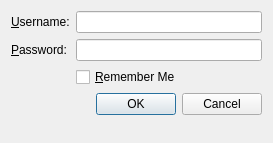
<?xml version="1.0" encoding="UTF-8"?>
<ui version="4.0">
 <class>DialogClass</class>
 <widget class="QDialog" name="DialogClass">
  <property name="geometry">
   <rect>
    <x>0</x>
    <y>0</y>
    <width>273</width>
    <height>143</height>
   </rect>
  </property>
  <property name="windowTitle">
   <string>LAWNMower</string>
  </property>
  <property name="windowIcon">
   <iconset resource="systray.qrc">
    <normaloff>:/images/pending.png</normaloff>:/images/pending.png</iconset>
  </property>
  <layout class="QFormLayout" name="formLayout">
   <item row="0" column="0">
    <widget class="QLabel" name="uLabel">
     <property name="text">
      <string>&amp;Username:</string>
     </property>
     <property name="buddy">
      <cstring>username</cstring>
     </property>
    </widget>
   </item>
   <item row="0" column="1">
    <widget class="QLineEdit" name="username"/>
   </item>
   <item row="1" column="0">
    <widget class="QLabel" name="pLabel">
     <property name="text">
      <string>&amp;Password:</string>
     </property>
     <property name="buddy">
      <cstring>password</cstring>
     </property>
    </widget>
   </item>
   <item row="1" column="1">
    <widget class="QLineEdit" name="password">
     <property name="echoMode">
      <enum>QLineEdit::Password</enum>
     </property>
    </widget>
   </item>
   <item row="2" column="0">
    <spacer name="horizontalSpacer">
     <property name="orientation">
      <enum>Qt::Horizontal</enum>
     </property>
     <property name="sizeHint" stdset="0">
      <size>
       <width>40</width>
       <height>20</height>
      </size>
     </property>
    </spacer>
   </item>
   <item row="2" column="1">
    <widget class="QCheckBox" name="rememberMe">
     <property name="text">
      <string>&amp;Remember Me</string>
     </property>
    </widget>
   </item>
   <item row="3" column="0">
    <spacer name="horizontalSpacer_2">
     <property name="orientation">
      <enum>Qt::Horizontal</enum>
     </property>
     <property name="sizeHint" stdset="0">
      <size>
       <width>40</width>
       <height>29</height>
      </size>
     </property>
    </spacer>
   </item>
   <item row="3" column="1">
    <widget class="QDialogButtonBox" name="buttonBox">
     <property name="standardButtons">
      <set>QDialogButtonBox::Cancel|QDialogButtonBox::Ok</set>
     </property>
    </widget>
   </item>
  </layout>
 </widget>
 <layoutdefault spacing="6" margin="11"/>
 <resources>
  <include location="systray.qrc"/>
 </resources>
 <connections/>
</ui>
